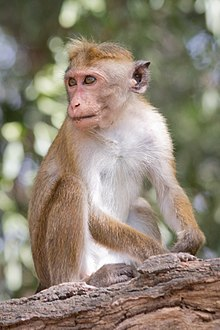
#> input picture images/monkey.jpg, 220 x 330 px
$ python 5_image_processing_using_scipy.py   (older library calls are emulated)
#> lines starting #> are read from the running program, lines starting #| are printed output that depends on the picture; long printed decimals are rounded
# scipy is just part of numpy stack. It contains modules for Linear Algebra,
# FFT(Fast Fourier Transformation) in Signal Processing and also image processing
# but scipy is not specifically designed for image processing
import scipy
# scipy is built on top of numpy

from scipy import misc
from skimage import io

from scipy import ndimage

# it does not work
# img = misc.imread("images/monkey.jpg")
# print(img.shape)
# print(img.dtype)

img=io.imread("images/monkey.jpg",as_gray=True)
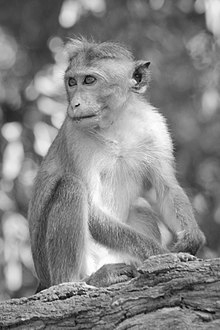
#> img: shape (330, 220) float64; min 0.0125, max 1, mean 0.523
print(type(img))
#| <class 'numpy.ndarray'>
print(img.dtype)
#| float64
print(img.shape)
#| (330, 220)
print(img)
#> (printed output is left out)

print(img[0,0])
#| 0.2468

mean_gray=img.mean()
#> mean_gray = 0.523
max_gray=img.max()
#> max_gray = 1
min_gray=img.min()
#> min_gray = 0.0125

print(mean_gray,max_gray,min_gray)
#| 0.5233 1.0 0.01251

import numpy as np
import matplotlib.pyplot as plt

flippedLR = np.fliplr(img)
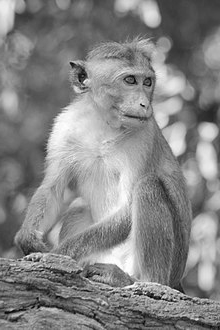
#> flippedLR: shape (330, 220) float64; min 0.0125, max 1, mean 0.523
flippedUD= np.flipud(img)
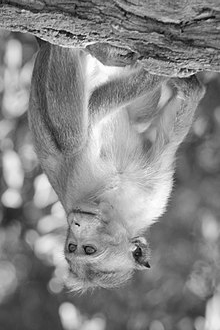
#> flippedUD: shape (330, 220) float64; min 0.0125, max 1, mean 0.523

# [34 lines of commented-out code are left out]

sobel_img=ndimage.sobel(img,axis=1)
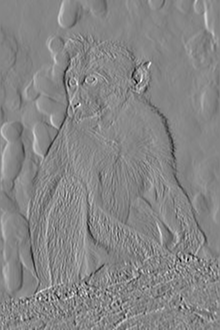
#> sobel_img: shape (330, 220) float64; min -2.38, max 2.14, mean 0.000463; drawn with min black and max white
plt.imshow(sobel_img)
plt.show()

$ run again, with images/Alloy_gradient.jpg copied over images/monkey.jpg
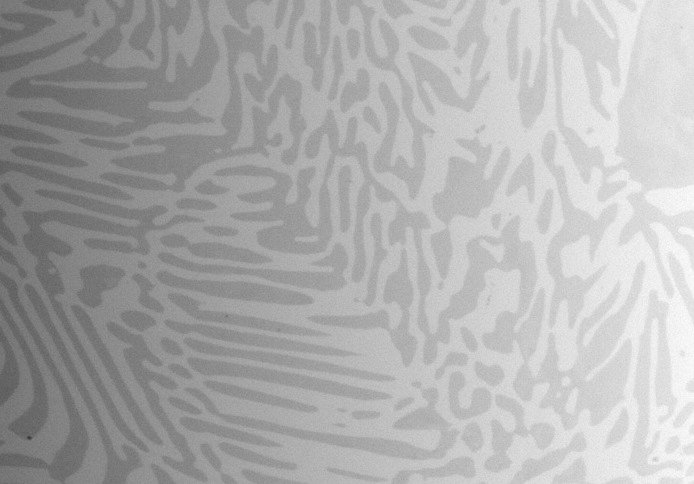
#> input picture images/Alloy_gradient.jpg, 694 x 484 px
#> img is the input picture: shape (484, 694); min 55, max 255, mean 173.2
#| <class 'numpy.ndarray'>
#| uint8
#| (484, 694)
#> (printed output is left out)
#| 121
#> mean_gray = 173.2
#> max_gray = 255
#> min_gray = 55
#| 173.236 255 55
#> `flippedLR = np.fliplr(img)`:
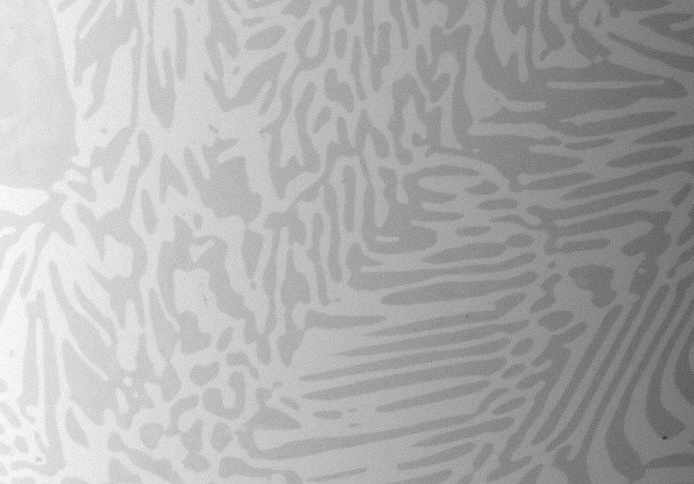
#> flippedLR: shape (484, 694); min 55, max 255, mean 173.2
#> `sobel_img=ndimage.sobel(img,axis=1)`:
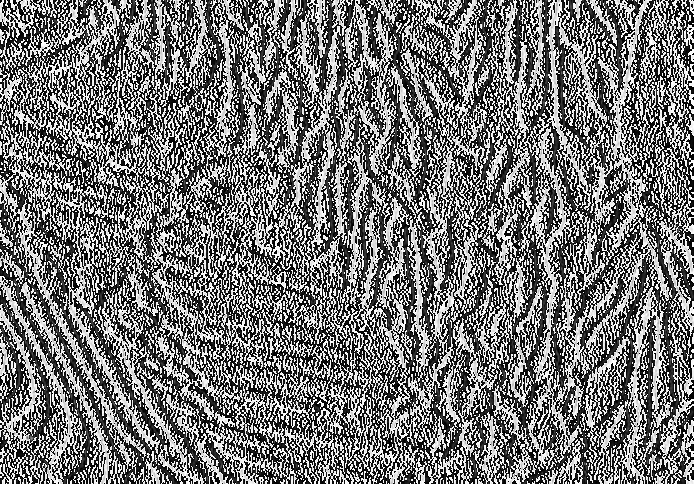
#> sobel_img: shape (484, 694); min 0, max 255, mean 118.1
